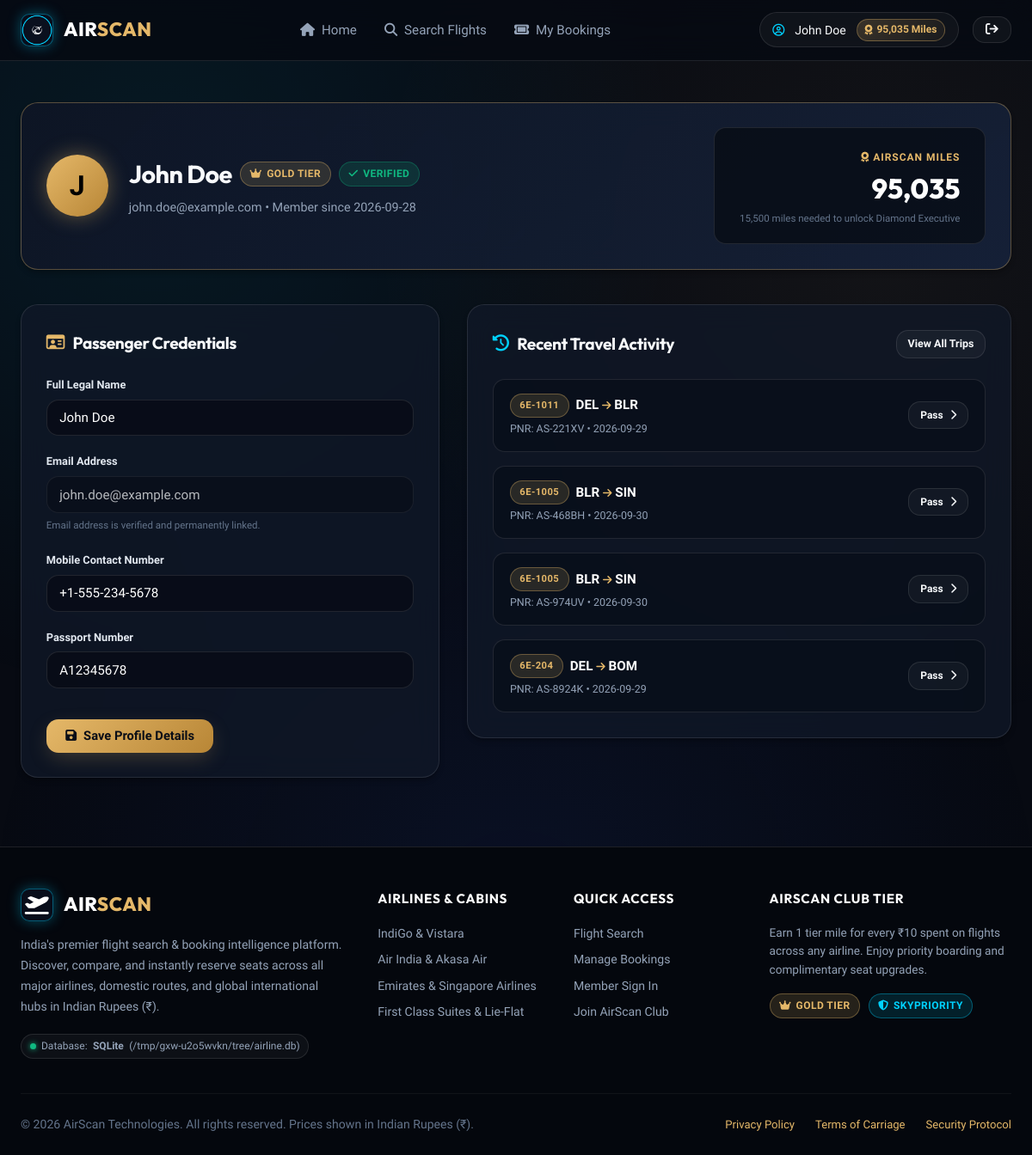
The app's page /profile (signed in), older data.
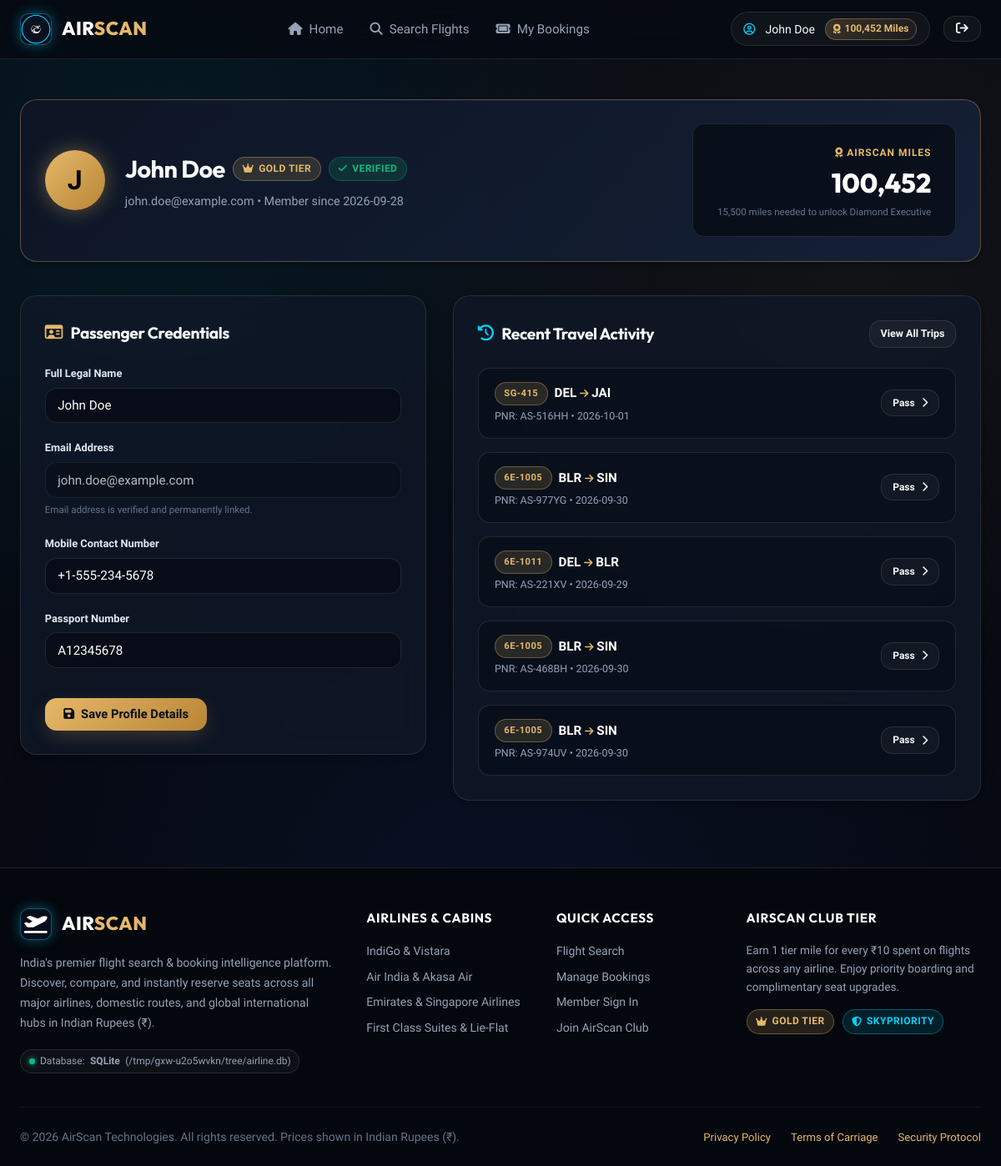
The same page, newer data.
### tables this page shows
CREATE TABLE users (
    id INTEGER PRIMARY KEY AUTOINCREMENT,
    full_name TEXT NOT NULL,
    email TEXT NOT NULL UNIQUE,
    password_hash TEXT NOT NULL,
    phone TEXT,
    passport_number TEXT,
    is_verified INTEGER DEFAULT 0,
    verification_code TEXT,
    verification_expiry TEXT,
    role TEXT DEFAULT 'passenger',
    miles INTEGER DEFAULT 12500,
    created_at TEXT DEFAULT CURRENT_TIMESTAMP
);

CREATE TABLE bookings (
    id INTEGER PRIMARY KEY AUTOINCREMENT,
    booking_reference TEXT NOT NULL UNIQUE,
    user_id INTEGER NOT NULL,
    flight_id INTEGER NOT NULL,
    trip_type TEXT DEFAULT 'One-Way',
    cabin_class TEXT NOT NULL,
    total_fare REAL NOT NULL,
    payment_status TEXT DEFAULT 'Paid',
    booking_status TEXT DEFAULT 'Confirmed',
    booking_date TEXT DEFAULT CURRENT_TIMESTAMP,
    FOREIGN KEY (user_id) REFERENCES users(id),
    FOREIGN KEY (flight_id) REFERENCES flights(id)
);

CREATE TABLE flights (
    id INTEGER PRIMARY KEY AUTOINCREMENT,
    flight_number TEXT NOT NULL UNIQUE,
    airline_name TEXT DEFAULT 'AeroLux Airways',
    origin_id INTEGER NOT NULL,
    destination_id INTEGER NOT NULL,
    departure_time TEXT NOT NULL,
    arrival_time TEXT NOT NULL,
    duration_minutes INTEGER NOT NULL,
    aircraft_model TEXT NOT NULL,
    status TEXT DEFAULT 'On Time',
    economy_price REAL NOT NULL,
    business_price REAL NOT NULL,
    first_price REAL NOT NULL,
    terminal TEXT DEFAULT 'T1',
    gate TEXT DEFAULT 'A4',
    created_at TEXT DEFAULT CURRENT_TIMESTAMP,
    FOREIGN KEY (origin_id) REFERENCES airports(id),
    FOREIGN KEY (destination_id) REFERENCES airports(id)
);

CREATE TABLE airports (
    id INTEGER PRIMARY KEY AUTOINCREMENT,
    code TEXT NOT NULL UNIQUE,
    name TEXT NOT NULL,
    city TEXT NOT NULL,
    country TEXT NOT NULL,
    timezone TEXT DEFAULT 'UTC'
);

### app.py (the view, shortened to what this page needs)
@app.route('/profile', methods=['GET', 'POST'])
@login_required
def profile():
    user = Database.execute_query("SELECT * FROM users WHERE id = %s", (session['user_id'],), fetch_one=True)
    bookings = Database.execute_query(
        """SELECT b.*, f.flight_number, orig.code as origin_code, dest.code as destination_code,
                  f.departure_time, f.arrival_time
           FROM bookings b
           JOIN flights f ON b.flight_id = f.id
           JOIN airports orig ON f.origin_id = orig.id
           JOIN airports dest ON f.destination_id = dest.id
           WHERE b.user_id = %s
           ORDER BY b.booking_date DESC LIMIT 5""",
        (session['user_id'],)
    )
    return render_template('profile.html', user=user, recent_bookings=bookings)

### app.py (called while the page is built)
def login_required(f):
    @wraps(f)
    def decorated_function(*args, **kwargs):
        if 'user_id' not in session:
            flash('Please sign in to access this page.', 'warning')
            return redirect(url_for('login', next=request.url))
        return f(*args, **kwargs)
    return decorated_function

@app.context_processor
def inject_global_data():
    current_user = None
    if 'user_id' in session:
        current_user = Database.execute_query(
            "SELECT id, full_name, email, phone, passport_number, is_verified, role, miles FROM users WHERE id = %s",
            (session['user_id'],),
            fetch_one=True
        )
    db_info = Database.get_db_info()
    return {
        'current_user': current_user,
        'db_info': db_info,
        'current_year': datetime.now().year
    }

### db.py (called while the page is built, shortened)
    @classmethod
    def determine_mode(cls):
        if cls._connection_mode:
            return cls._connection_mode

    @classmethod
    def get_connection(cls):
        mode = cls.determine_mode()
        if mode == 'mysql':
            conn = mysql.connector.connect(
                host=Config.MYSQL_HOST,
                port=Config.MYSQL_PORT,
                user=Config.MYSQL_USER,
                password=Config.MYSQL_PASSWORD,
                database=Config.MYSQL_DB,
                autocommit=False
            )
            return conn, 'mysql'
        else:
            conn = sqlite3.connect(Config.SQLITE_PATH)
            conn.row_factory = sqlite3.Row
            conn.execute("PRAGMA foreign_keys = ON;")
            return conn, 'sqlite'

    @classmethod
    def get_db_info(cls):
        mode = cls.determine_mode()
        if mode == 'mysql':
            return {
                'type': 'MySQL',
                'host': f"{Config.MYSQL_HOST}:{Config.MYSQL_PORT}",
                'database': Config.MYSQL_DB
            }
        else:
            return {
                'type': 'SQLite',
                'host': 'Local File',
                'database': Config.SQLITE_PATH
            }

### templates/profile.html (shortened to what this page needs)
{% extends 'base.html' %}
{% block content %}
<div class="container" style="padding: 3rem 1.5rem 5rem;">
  <div class="card-glass" style="margin-bottom: 2.5rem; border-color: var(--border-gold); background: linear-gradient(135deg, rgba(14, 21, 37, 0.95), rgba(22, 34, 58, 0.9));">
    <div style="display: flex; justify-content: space-between; align-items: center; flex-wrap: wrap; gap: 2rem;">
      <div style="display: flex; align-items: center; gap: 1.5rem;">
        <div style="width: 72px; height: 72px; border-radius: 50%; background: linear-gradient(135deg, var(--gold-primary), var(--gold-dark)); display: flex; align-items: center; justify-content: center; color: #000; font-size: 2rem; font-weight: 800; box-shadow: 0 0 25px rgba(229, 184, 105, 0.4);">
          {{ user.full_name[0] }}
        </div>
        <div>
          <div style="display: flex; gap: 0.6rem; align-items: center; margin-bottom: 0.3rem;">
            <h1 style="font-size: 1.8rem; margin: 0;">{{ user.full_name }}</h1>
            <span class="badge badge-gold"><i class="fa-solid fa-crown"></i> Gold Tier</span>
            <span class="badge badge-success"><i class="fa-solid fa-check"></i> Verified</span>
          </div>
          <div style="color: var(--text-muted); font-size: 0.9rem;">
            {{ user.email }} • Member since {{ user.created_at[:10] if user.created_at else '2026' }}
          </div>
        </div>
      </div>
      <div style="background: rgba(7, 10, 18, 0.7); border: 1px solid var(--border-glass); border-radius: var(--radius-md); padding: 1.2rem 1.8rem; text-align: right;">
        <span style="font-size: 0.75rem; color: var(--gold-primary); text-transform: uppercase; font-weight: 700; letter-spacing: 0.08em;">
          <i class="fa-solid fa-award"></i> AirScan Miles
        </span>
        <div style="font-size: 2rem; font-family: var(--font-heading); font-weight: 800; color: #fff;">
          {{ "{:,}".format(user.miles or 0) }}
        </div>
        <div style="font-size: 0.72rem; color: var(--text-dim);">
          15,500 miles needed to unlock Diamond Executive
        </div>
      </div>
    </div>
  </div>
  <div style="display: grid; grid-template-columns: 1fr 1.3fr; gap: 2rem; align-items: start;">
    <div class="card-glass">
      <h3 style="font-size: 1.2rem; margin-bottom: 1.5rem; display: flex; align-items: center; gap: 0.6rem;">
        <i class="fa-regular fa-id-card" style="color: var(--gold-primary);"></i> Passenger Credentials
      </h3>
      <form action="{{ url_for('profile') }}" method="POST">
        <div class="form-group">
          <label>Full Legal Name</label>
          <input type="text" name="full_name" class="input-box" value="{{ user.full_name }}" required>
        </div>
        <div class="form-group">
          <label>Email Address</label>
          <input type="email" class="input-box" value="{{ user.email }}" disabled style="opacity: 0.7; cursor: not-allowed;">
          <span style="font-size: 0.72rem; color: var(--text-dim);">Email address is verified and permanently linked.</span>
        </div>
        <div class="form-group">
          <label>Mobile Contact Number</label>
          <input type="tel" name="phone" class="input-box" value="{{ user.phone or '' }}" placeholder="+1-555-0199">
        </div>
        <div class="form-group">
          <label>Passport Number</label>
          <input type="text" name="passport_number" class="input-box" value="{{ user.passport_number or '' }}" placeholder="A12345678" style="text-transform: uppercase;">
        </div>
        <button type="submit" class="btn btn-primary" style="margin-top: 1rem;">
          <i class="fa-solid fa-floppy-disk"></i> Save Profile Details
        </button>
      </form>
    </div>
    <div class="card-glass">
      <div style="display: flex; justify-content: space-between; align-items: center; margin-bottom: 1.5rem;">
        <h3 style="font-size: 1.2rem; display: flex; align-items: center; gap: 0.6rem;">
          <i class="fa-solid fa-clock-rotate-left" style="color: var(--cyan-primary);"></i> Recent Travel Activity
        </h3>
        <a href="{{ url_for('my_bookings') }}" class="btn btn-glass" style="padding: 0.35rem 0.8rem; font-size: 0.78rem;">
          View All Trips
        </a>
      </div>
      {% if recent_bookings %}
        <div style="display: flex; flex-direction: column; gap: 1rem;">
          {% for rb in recent_bookings %}
            <div style="background: rgba(8, 12, 22, 0.6); border: 1px solid var(--border-glass); border-radius: var(--radius-md); padding: 1rem 1.2rem; display: flex; justify-content: space-between; align-items: center;">
              <div>
                <div style="display: flex; gap: 0.5rem; align-items: center;">
                  <span class="badge badge-gold" style="font-size: 0.7rem;">{{ rb.flight_number }}</span>
                  <strong style="color: #fff; font-size: 0.95rem;">{{ rb.origin_code }} <i class="fa-solid fa-arrow-right" style="font-size: 0.75rem; color: var(--gold-primary);"></i> {{ rb.destination_code }}</strong>
                </div>
                <div style="font-size: 0.78rem; color: var(--text-muted); margin-top: 0.2rem;">
                  PNR: {{ rb.booking_reference }} • {{ rb.departure_time[:10] }}
                </div>
              </div>
              <div>
                <a href="{{ url_for('view_ticket', reference=rb.booking_reference) }}" class="btn btn-glass" style="padding: 0.35rem 0.8rem; font-size: 0.75rem;">
                  Pass <i class="fa-solid fa-chevron-right"></i>
                </a>
              </div>
            </div>
          {% endfor %}
        </div>
      {% else %}
        <div style="text-align: center; padding: 2rem; color: var(--text-muted);">
          No travel activity recorded yet.
        </div>
      {% endif %}
    </div>
  </div>
</div>
{% endblock %}

### templates/base.html (shortened to what this page needs)
<!DOCTYPE html>
<html lang="en">
<head>
  <link rel="stylesheet" href="https://cdnjs.cloudflare.com/ajax/libs/font-awesome/6.5.1/css/all.min.css">
  <link rel="stylesheet" href="{{ url_for('static', filename='css/style.css') }}">
  <link rel="stylesheet" href="{{ url_for('static', filename='css/seatmap.css') }}">
  <link rel="stylesheet" href="{{ url_for('static', filename='css/boarding-pass.css') }}">
</head>
<body>
  <nav class="navbar">
    <div class="container nav-container">
      <a href="{{ url_for('index') }}" class="nav-brand">
        <div class="brand-icon">
          <img src="{{ url_for('static', filename='images/favicon.png') }}" alt="AirScan Logo">
        </div>
        <div class="brand-text">AIR<span>SCAN</span></div>
      </a>
      <ul class="nav-menu">
        <li><a href="{{ url_for('index') }}" class="nav-link {% if request.endpoint == 'index' %}active{% endif %}"><i class="fa-solid fa-house"></i> Home</a></li>
        <li><a href="{{ url_for('flights') }}" class="nav-link {% if request.endpoint == 'flights' %}active{% endif %}"><i class="fa-solid fa-magnifying-glass"></i> Search Flights</a></li>
        {% if current_user %}
          <li><a href="{{ url_for('my_bookings') }}" class="nav-link {% if request.endpoint == 'my_bookings' %}active{% endif %}"><i class="fa-solid fa-ticket"></i> My Bookings</a></li>
        {% endif %}
      </ul>
      <div class="nav-actions">
        {% if current_user %}
          <a href="{{ url_for('profile') }}" class="user-badge" title="View Profile & Loyalty Tier">
            <i class="fa-regular fa-circle-user" style="color: var(--cyan-primary);"></i>
            <span>{{ current_user.full_name }}</span>
            <div class="miles-pill">
              <i class="fa-solid fa-award"></i> {{ "{:,}".format(current_user.miles or 0) }} Miles
            </div>
          </a>
          <a href="{{ url_for('logout') }}" class="btn btn-glass" style="padding: 0.45rem 0.9rem;" title="Sign Out">
            <i class="fa-solid fa-arrow-right-from-bracket"></i>
          </a>
        {% else %}
          <a href="{{ url_for('login') }}" class="btn btn-glass">Sign In</a>
          <a href="{{ url_for('register') }}" class="btn btn-primary">Join AirScan</a>
        {% endif %}
      </div>
    </div>
  </nav>
  <main>
    {% block content %}{% endblock %}
  </main>
  <footer class="footer">
    <div class="container">
      <div class="footer-grid">
        <div class="footer-col">
          <div class="nav-brand" style="margin-bottom: 1rem;">
            <div class="brand-icon">
              <i class="fa-solid fa-plane-departure"></i>
            </div>
            <div class="brand-text">AIR<span>SCAN</span></div>
          </div>
          <p style="color: var(--text-muted); font-size: 0.88rem; line-height: 1.7; margin-bottom: 1.2rem;">
            India's premier flight search & booking intelligence platform. Discover, compare, and instantly reserve seats across all major airlines, domestic routes, and global international hubs in Indian Rupees (₹).
          </p>
          <div class="db-pill">
            <span class="dot"></span>
            Database: <strong>{{ db_info.type }}</strong> ({{ db_info.database.split('\\')[-1] }})
          </div>
        </div>
        <div class="footer-col">
          <h5>Airlines & Cabins</h5>
          <ul class="footer-links">
            <li><a href="{{ url_for('flights') }}">IndiGo & Vistara</a></li>
            <li><a href="{{ url_for('flights') }}">Air India & Akasa Air</a></li>
            <li><a href="{{ url_for('flights') }}">Emirates & Singapore Airlines</a></li>
            <li><a href="{{ url_for('flights') }}">First Class Suites & Lie-Flat</a></li>
          </ul>
        </div>
        <div class="footer-col">
          <h5>Quick Access</h5>
          <ul class="footer-links">
            <li><a href="{{ url_for('flights') }}">Flight Search</a></li>
            <li><a href="{{ url_for('my_bookings') }}">Manage Bookings</a></li>
            <li><a href="{{ url_for('login') }}">Member Sign In</a></li>
            <li><a href="{{ url_for('register') }}">Join AirScan Club</a></li>
          </ul>
        </div>
        <div class="footer-col">
          <h5>AirScan Club Tier</h5>
          <p style="color: var(--text-muted); font-size: 0.85rem; margin-bottom: 1rem;">
            Earn 1 tier mile for every ₹10 spent on flights across any airline. Enjoy priority boarding and complimentary seat upgrades.
          </p>
          <div style="display: flex; gap: 0.6rem;">
            <span class="badge badge-gold"><i class="fa-solid fa-crown"></i> Gold Tier</span>
            <span class="badge badge-cyan"><i class="fa-solid fa-shield-halved"></i> SkyPriority</span>
          </div>
        </div>
      </div>
      <div class="footer-bottom">
        <div>© {{ current_year }} AirScan Technologies. All rights reserved. Prices shown in Indian Rupees (₹).</div>
        <div style="display: flex; gap: 1.5rem; font-size: 0.82rem;">
          <a href="#">Privacy Policy</a>
          <a href="#">Terms of Carriage</a>
          <a href="#">Security Protocol</a>
        </div>
      </div>
    </div>
  </footer>
</body>
</html>

Row changes from the older to the newer data that the page shows:
no longer on this page (row unchanged): bookings: flight_number "6E-204", origin_code "DEL", destination_code "BOM", booking_reference "AS-8924K", departure_time "2026-09-29"
changed users "John Doe": miles "95,035" → "100,452"
added bookings: flight_number "SG-415", origin_code "DEL", destination_code "JAI", booking_reference "AS-516HH", departure_time "2026-10-01"
added bookings: flight_number "6E-1005", origin_code "BLR", destination_code "SIN", booking_reference "AS-977YG", departure_time "2026-09-30"
